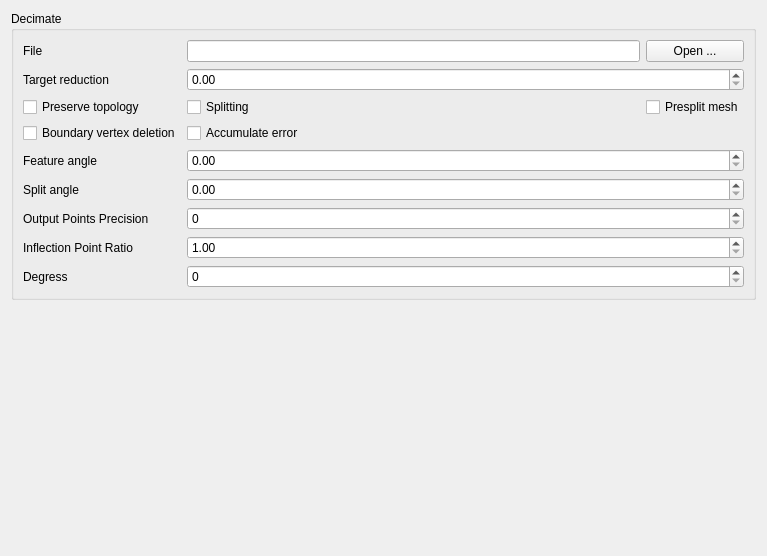
<?xml version="1.0" encoding="UTF-8"?>
<ui version="4.0">
 <class>DecimateConfig</class>
 <widget class="QWidget" name="DecimateConfig">
  <property name="geometry">
   <rect>
    <x>0</x>
    <y>0</y>
    <width>767</width>
    <height>556</height>
   </rect>
  </property>
  <property name="windowTitle">
   <string>Form</string>
  </property>
  <layout class="QGridLayout" name="gridLayout">
   <item row="0" column="0">
    <widget class="QGroupBox" name="groupBox">
     <property name="title">
      <string>Decimate</string>
     </property>
     <layout class="QGridLayout" name="gridLayout_3">
      <item row="0" column="0">
       <layout class="QGridLayout" name="gridLayout_2">
        <item row="5" column="0">
         <widget class="QLabel" name="label_2">
          <property name="text">
           <string>Feature angle</string>
          </property>
         </widget>
        </item>
        <item row="7" column="0">
         <widget class="QLabel" name="label_3">
          <property name="text">
           <string>Output Points Precision</string>
          </property>
         </widget>
        </item>
        <item row="1" column="0">
         <widget class="QLabel" name="label">
          <property name="text">
           <string>Target reduction</string>
          </property>
         </widget>
        </item>
        <item row="6" column="0">
         <widget class="QLabel" name="label_6">
          <property name="text">
           <string>Split angle</string>
          </property>
         </widget>
        </item>
        <item row="8" column="0">
         <widget class="QLabel" name="label_4">
          <property name="text">
           <string>Inflection Point Ratio</string>
          </property>
         </widget>
        </item>
        <item row="9" column="0">
         <widget class="QLabel" name="label_5">
          <property name="text">
           <string>Degress</string>
          </property>
         </widget>
        </item>
        <item row="2" column="0">
         <widget class="QCheckBox" name="preserveTopologyCheckBox">
          <property name="text">
           <string>Preserve topology</string>
          </property>
         </widget>
        </item>
        <item row="2" column="1">
         <widget class="QCheckBox" name="splittingCheckBox">
          <property name="text">
           <string>Splitting</string>
          </property>
         </widget>
        </item>
        <item row="6" column="1" colspan="2">
         <widget class="QDoubleSpinBox" name="splitAngleSpinBox">
          <property name="maximum">
           <double>180.000000000000000</double>
          </property>
         </widget>
        </item>
        <item row="7" column="1" colspan="2">
         <widget class="QSpinBox" name="outputPointsPrecisionSpinBox"/>
        </item>
        <item row="5" column="1" colspan="2">
         <widget class="QDoubleSpinBox" name="featureAngleSpinBox">
          <property name="maximum">
           <double>180.000000000000000</double>
          </property>
         </widget>
        </item>
        <item row="0" column="0">
         <widget class="QLabel" name="label_7">
          <property name="text">
           <string>File</string>
          </property>
         </widget>
        </item>
        <item row="0" column="2">
         <widget class="QPushButton" name="openButton">
          <property name="text">
           <string>Open ...</string>
          </property>
         </widget>
        </item>
        <item row="2" column="2">
         <widget class="QCheckBox" name="presplitMeshCheckBox">
          <property name="text">
           <string>Presplit mesh</string>
          </property>
         </widget>
        </item>
        <item row="0" column="1">
         <widget class="QLineEdit" name="fileEdit">
          <property name="readOnly">
           <bool>true</bool>
          </property>
         </widget>
        </item>
        <item row="1" column="1" colspan="2">
         <widget class="QDoubleSpinBox" name="targetReductionSpinBox">
          <property name="maximum">
           <double>1.000000000000000</double>
          </property>
          <property name="singleStep">
           <double>0.100000000000000</double>
          </property>
         </widget>
        </item>
        <item row="3" column="1">
         <widget class="QCheckBox" name="accumulateErrorCheckBox">
          <property name="text">
           <string>Accumulate error</string>
          </property>
         </widget>
        </item>
        <item row="3" column="0">
         <widget class="QCheckBox" name="boundaryVertexDeletionCheckBox">
          <property name="text">
           <string>Boundary vertex deletion</string>
          </property>
         </widget>
        </item>
        <item row="8" column="1" colspan="2">
         <widget class="QDoubleSpinBox" name="inflectionPointRatioSpinBox">
          <property name="minimum">
           <double>1.000000000000000</double>
          </property>
          <property name="maximum">
           <double>180.000000000000000</double>
          </property>
         </widget>
        </item>
        <item row="9" column="1" colspan="2">
         <widget class="QSpinBox" name="degreeSpinBox"/>
        </item>
       </layout>
      </item>
     </layout>
    </widget>
   </item>
   <item row="1" column="0">
    <spacer name="verticalSpacer">
     <property name="orientation">
      <enum>Qt::Vertical</enum>
     </property>
     <property name="sizeHint" stdset="0">
      <size>
       <width>20</width>
       <height>40</height>
      </size>
     </property>
    </spacer>
   </item>
  </layout>
 </widget>
 <resources/>
 <connections/>
</ui>
